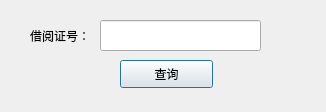
<?xml version="1.0" encoding="UTF-8"?>
<ui version="4.0">
 <class>Dialog</class>
 <widget class="QDialog" name="Dialog">
  <property name="geometry">
   <rect>
    <x>0</x>
    <y>0</y>
    <width>326</width>
    <height>112</height>
   </rect>
  </property>
  <property name="windowTitle">
   <string>Dialog</string>
  </property>
  <widget class="QLineEdit" name="lineEdit">
   <property name="geometry">
    <rect>
     <x>100</x>
     <y>20</y>
     <width>161</width>
     <height>31</height>
    </rect>
   </property>
  </widget>
  <widget class="QLabel" name="label">
   <property name="geometry">
    <rect>
     <x>30</x>
     <y>20</y>
     <width>81</width>
     <height>31</height>
    </rect>
   </property>
   <property name="text">
    <string>借阅证号：</string>
   </property>
  </widget>
  <widget class="QPushButton" name="pushButton">
   <property name="geometry">
    <rect>
     <x>120</x>
     <y>60</y>
     <width>93</width>
     <height>28</height>
    </rect>
   </property>
   <property name="text">
    <string>查询</string>
   </property>
  </widget>
 </widget>
 <resources/>
 <connections/>
</ui>
